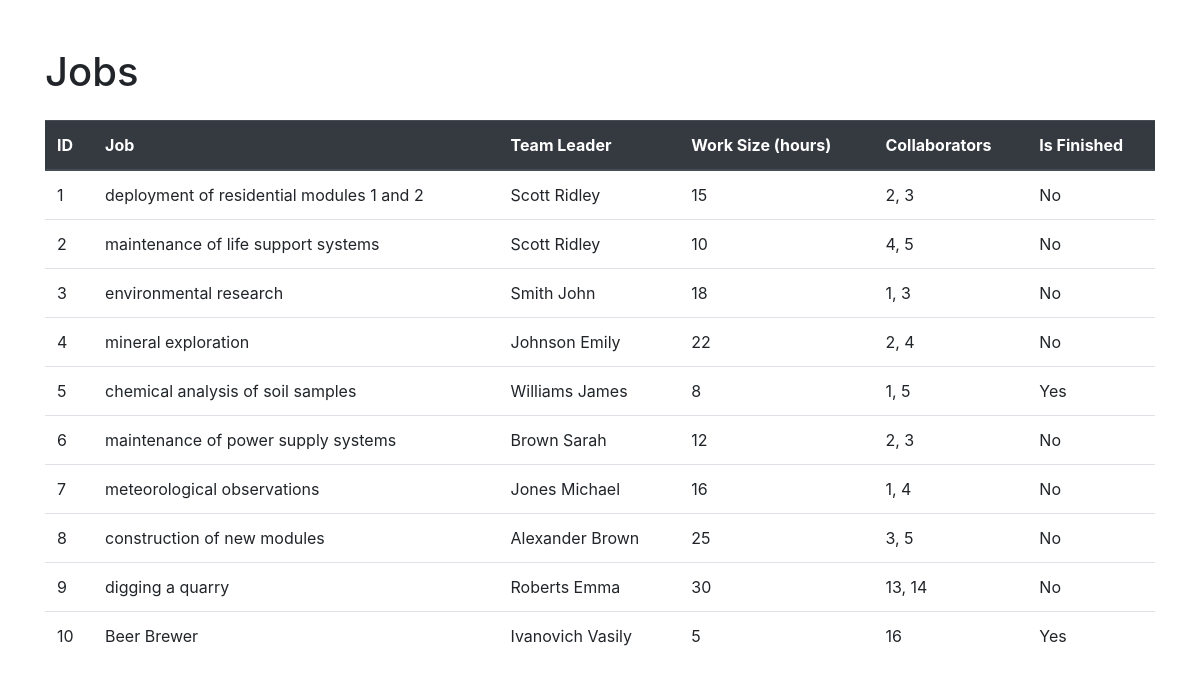
Before: / with the older database file.
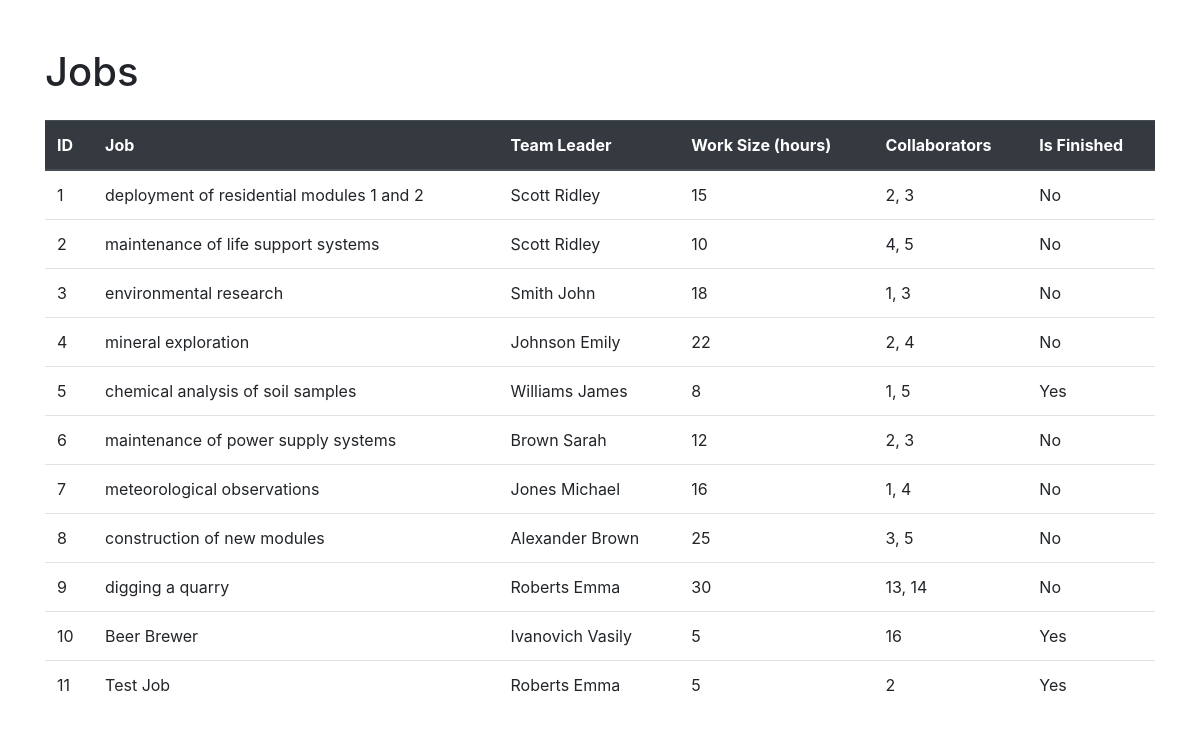
After: the same page with the newer database file.
### task11.py (models this page shows)
class Jobs(Base):
    __tablename__ = 'jobs'
    id = Column(Integer, primary_key=True, autoincrement=True)
    team_leader = Column(Integer, ForeignKey('users.id'))
    job = Column(String)
    work_size = Column(Integer)
    collaborators = Column(String)
    start_date = Column(DateTime)
    end_date = Column(DateTime)
    is_finished = Column(Boolean)
    user = relationship("User", foreign_keys=[team_leader])

class User(Base):
    __tablename__ = 'users'
    id = Column(Integer, primary_key=True, autoincrement=True)
    surname = Column(String)
    name = Column(String)
    age = Column(Integer)
    position = Column(String)
    speciality = Column(String)
    address = Column(String)
    email = Column(String, unique=True)
    hashed_password = Column(String)
    modified_date = Column(DateTime)

### task13.py (the view)
@app.route('/')
def show_jobs():
    all_jobs = session.query(Jobs).all()
    return render_template('templates/task13.html', jobs=all_jobs)

### templates/task13.html (shortened to what this page needs)
<!DOCTYPE html>
<html lang="en">
<head>
    <link href="https://maxcdn.bootstrapcdn.com/bootstrap/4.5.2/css/bootstrap.min.css" rel="stylesheet">
</head>
<body>
    <div class="container">
        <h1 class="mt-5">Jobs</h1>
        <table class="table mt-4">
            <thead class="thead-dark">
                <tr>
                    <th scope="col">ID</th>
                    <th scope="col">Job</th>
                    <th scope="col">Team Leader</th>
                    <th scope="col">Work Size (hours)</th>
                    <th scope="col">Collaborators</th>
                    <th scope="col">Is Finished</th>
                </tr>
            </thead>
            <tbody>
                {% for job in jobs %}
                <tr>
                    <td>{{ job.id }}</td>
                    <td>{{ job.job }}</td>
                    <td>{{ job.user.surname }} {{ job.user.name }}</td>
                    <td>{{ job.work_size }}</td>
                    <td>{{ job.collaborators }}</td>
                    <td>{{ "Yes" if job.is_finished else "No" }}</td>
                </tr>
                {% endfor %}
            </tbody>
        </table>
    </div>
</body>
</html>

Changed rows visible on the page:
added Jobs: id "11", job "Test Job", user.surname "Roberts", user.name "Emma", work_size "5", collaborators "2", is_finished "Yes"
